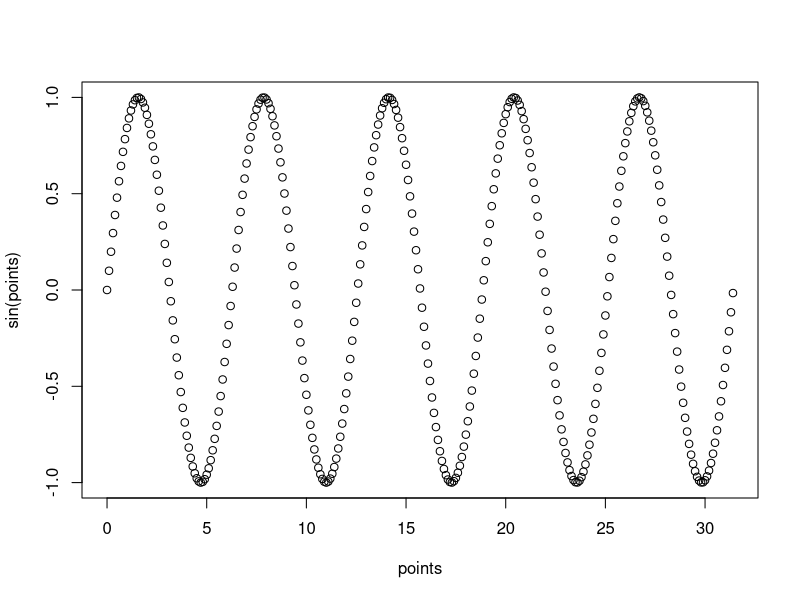

The R script that drew this image:
## ---- chunk 1
points <- 0:(100*pi) / 10
plot(points, sin(points))
